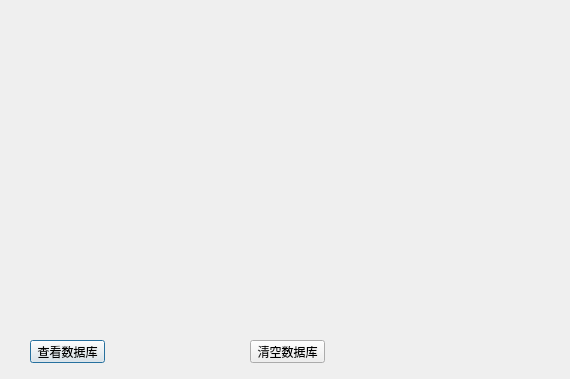
<?xml version="1.0" encoding="UTF-8"?>
<ui version="4.0">
 <class>Dialog</class>
 <widget class="QDialog" name="Dialog">
  <property name="geometry">
   <rect>
    <x>0</x>
    <y>0</y>
    <width>570</width>
    <height>379</height>
   </rect>
  </property>
  <property name="windowTitle">
   <string>Dialog</string>
  </property>
  <property name="styleSheet">
   <string notr="true"/>
  </property>
  <widget class="QPushButton" name="pushButton">
   <property name="geometry">
    <rect>
     <x>30</x>
     <y>340</y>
     <width>75</width>
     <height>23</height>
    </rect>
   </property>
   <property name="text">
    <string>查看数据库</string>
   </property>
  </widget>
  <widget class="QPushButton" name="pushButton_2">
   <property name="geometry">
    <rect>
     <x>250</x>
     <y>340</y>
     <width>75</width>
     <height>23</height>
    </rect>
   </property>
   <property name="text">
    <string>清空数据库</string>
   </property>
  </widget>
 </widget>
 <resources/>
 <connections/>
</ui>
